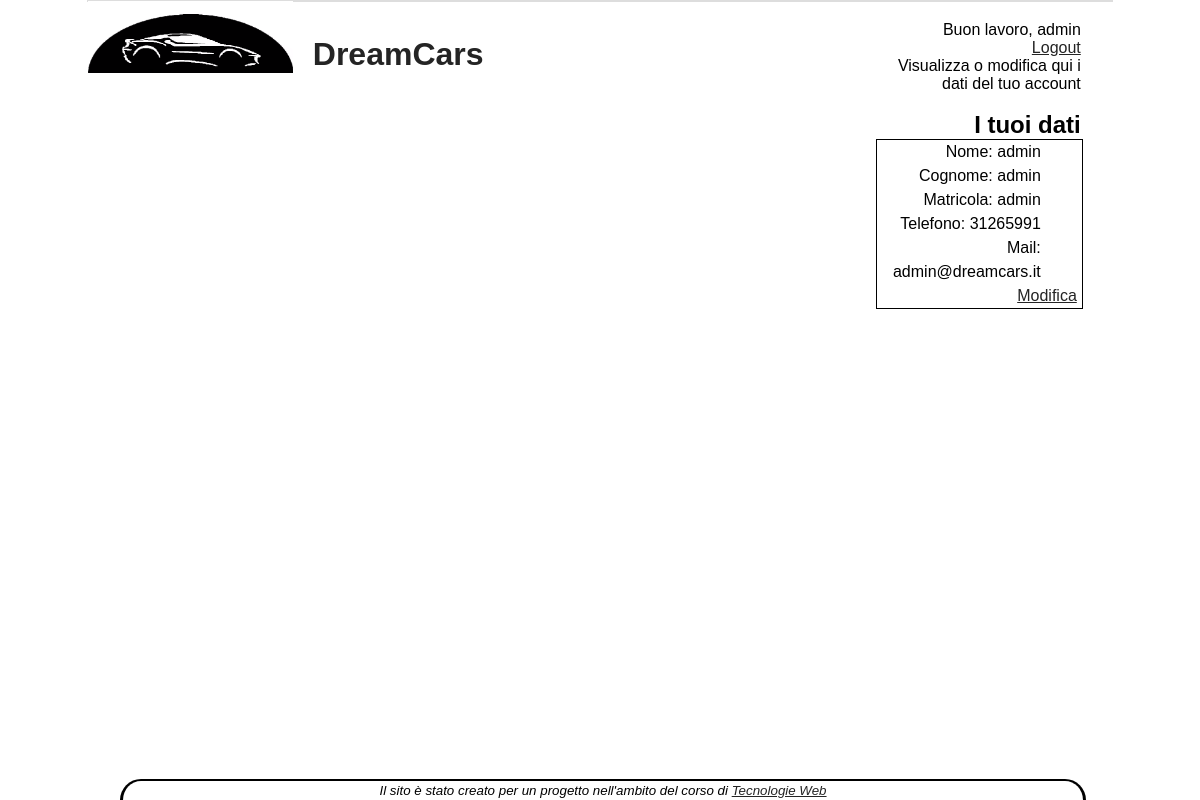
Page /Pagine/AreaPersonaleDipendenti/gestioneAccountDipendenti.php (signed in) on the committed database.
### tables this page shows
CREATE TABLE `Dipendente` (
  `Matricola` varchar(20) NOT NULL,
  `nome` varchar(20) NOT NULL,
  `cognome` varchar(20) NOT NULL,
  `telefono` bigint(11) NOT NULL,
  `mail` varchar(30) NOT NULL,
  `password` varchar(20) NOT NULL
);

### Pagine/AreaPersonaleDipendenti/gestioneAccountDipendenti.php (the view, shortened to what this page needs)
<?php
include "../../config.php";
echo file_get_contents("../../Template/HeadBase.txt");
if($_SESSION["dipendente"]){
    echo("Buon lavoro, ".$_SESSION["nome"]." </br>");
    echo("<a href='../LoginRegistrati/logout.php'>Logout</a>");
}
else{
    echo "<a href='../LoginRegistrati/login.html#tab2'><span xml:lang='en' tabindex='1'>Login</span></a>";}
		$query="select * from Dipendente where Matricola='".$_SESSION['dipendente']."'";
		$result=mysqli_query($conn,$query);
		$row=$result->fetch_assoc();
?>
	<p>Visualizza o modifica qui i dati del tuo account</p>
<br/><h2>I tuoi dati</h2>
	<div id="datiAccount">
		<p>Nome: <?php echo $row['nome'];?></p>
		<p>Cognome: <?php echo $row['cognome'];?></p>
		<p>Matricola: <?php echo $row['Matricola'];?></p>
		<p>Telefono: <?php echo $row['telefono'];?></p>
		<p>Mail: <?php echo $row['mail'];?></p>
		<div id="modifica"><a href='modificaAccountDip.php'>Modifica</a></div>
        </div>
    </div>
<?php
	echo file_get_contents("../../Template/Footer.txt");
?>

### Style/style.css (style rules this page uses)
* { padding: 0em; margin: 0em; }
body { font-family: Helvetica, Arial, Verdana, sans-serif; max-width: 1024px; margin: auto; border: 1px, solid, #ddd; height: 100%; }
a:link { color: #242424; }
#header img { float: left; max-width: 20%; }
#header h1 { width: 55%; float:left; color: #242424; font-size: 2em; padding-top :35px; padding-left: 20px; }
#login { text-align: right; width: 20%; float: left; height: 52px; vertical-align: bottom; margin-top: 20px; }
footer { text-align: center; width: 80%; border-top: 2px solid black; border-left: 3px solid black; border-right: 3px solid black; font-style: italic; height: 1.2em; border-radius: 50px 50px 0 0; position:fixed; bottom:0; left: 10%; right: 0; background-color:white; }
#datiAccount { width: 100%; border: solid 1px black; border-collapse: collapse; line-height:1.5em; float: left; }
#datiAccount p { float: left; width: 80%; }
#modifica { text-align:right; margin-top: auto; margin-right: 5px; }

### Style/print.css (style rules this page uses)
* { background-color: none; text-decoration: none; }
html { font-family: "Times New Roman", Times, serif; }
#menu, #breadcrumb, #login, footer, #header img, .brand-container { display: none; }
#header h1 { width: 100%; padding-left: 0px; }
#funzioniPag, .ripa, #modifica, #inserimento, #formInserimento, #modifannunci { display: none; }
#datiAccount { border: 0px; }

### rows in the picture
dipendente: nome "admin", cognome "admin", Matricola "admin", telefono "31265991", mail "admin@dreamcars.it"

### other values in the picture
file_get_contents("../../Template/HeadBase.txt") "DreamCars"
$_SESSION["nome"] "admin"
file_get_contents("../../Template/Footer.txt") "Il sito è stato creato per un progetto nell'ambito del corso di Tecnologie Web"
